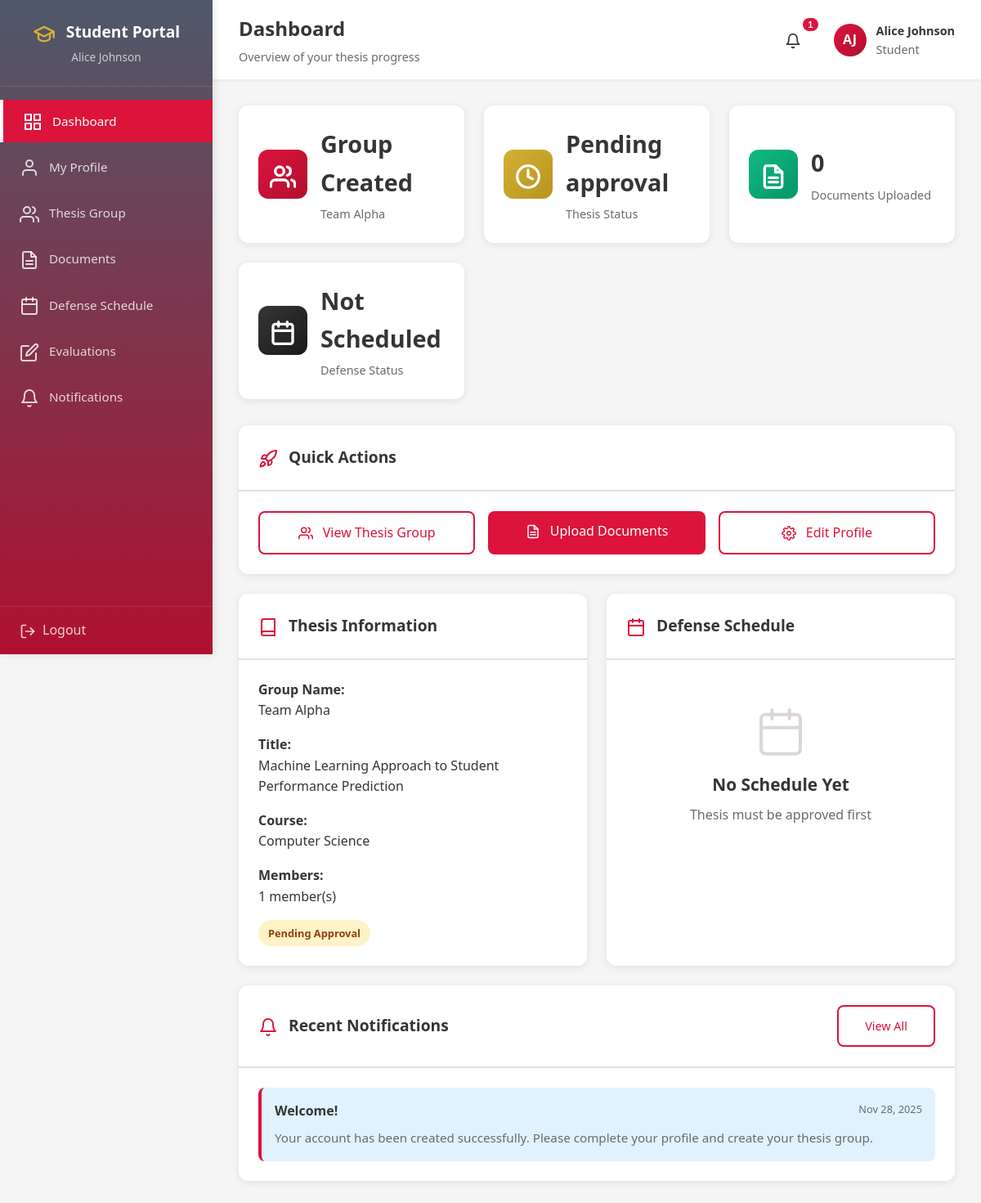
The app's page /student/dashboard.php (signed in) with its own data.
### tables this page shows
CREATE TABLE `thesis_groups` (
  `group_id` int(11) NOT NULL,
  `group_name` varchar(255) NOT NULL,
  `thesis_title` varchar(500) DEFAULT NULL,
  `abstract` text DEFAULT NULL,
  `course` varchar(100) DEFAULT NULL,
  `specialization` varchar(100) DEFAULT NULL,
  `status` enum('pending','pending_approval','approved','rejected','completed') DEFAULT 'pending',
  `created_by` int(11) NOT NULL,
  `approved_by` int(11) DEFAULT NULL,
  `approved_at` datetime DEFAULT NULL,
  `rejection_reason` text DEFAULT NULL,
  `created_at` datetime NOT NULL DEFAULT current_timestamp(),
  `updated_at` datetime DEFAULT NULL ON UPDATE current_timestamp()
);

CREATE TABLE `notifications` (
  `notification_id` int(11) NOT NULL,
  `user_id` int(11) NOT NULL,
  `title` varchar(255) NOT NULL,
  `message` text NOT NULL,
  `type` enum('general','schedule','evaluation','assignment','document') DEFAULT 'general',
  `is_read` tinyint(1) DEFAULT 0,
  `created_at` datetime NOT NULL DEFAULT current_timestamp()
);

### student/dashboard.php (the view, shortened to what this page needs)
<?php
require_once '../db_connect.php';
try {
    $group_stmt = $pdo->prepare("
        SELECT tg.*,
               COUNT(DISTINCT gm.member_id) as member_count,
               (SELECT COUNT(*) FROM thesis_documents WHERE group_id = tg.group_id) as document_count
        FROM thesis_groups tg
        INNER JOIN group_members gm ON tg.group_id = gm.group_id
        WHERE gm.user_id = ?
        GROUP BY tg.group_id
    ");
    $group_stmt->execute([$_SESSION['user_id']]);
    $thesis_group = $group_stmt->fetch();
} catch (PDOException $e) {
    error_log("Thesis Group Error: " . $e->getMessage());
    $thesis_group = null;
}
$defense_schedule = null;
if ($thesis_group) {
    try {
        $schedule_stmt = $pdo->prepare("
            SELECT ds.*, v.venue_name, v.building, v.room_number,
                   COUNT(DISTINCT pa.panelist_id) as panelist_count
            FROM defense_schedules ds
            LEFT JOIN venues v ON ds.venue_id = v.venue_id
            LEFT JOIN panel_assignments pa ON ds.schedule_id = pa.schedule_id
            WHERE ds.group_id = ? AND ds.status IN ('approved', 'completed')
            GROUP BY ds.schedule_id
            ORDER BY ds.defense_date DESC, ds.defense_time DESC
            LIMIT 1
        ");
        $schedule_stmt->execute([$thesis_group['group_id']]);
        $defense_schedule = $schedule_stmt->fetch();
    } catch (PDOException $e) {
        error_log("Schedule Error: " . $e->getMessage());
    }
}
try {
    $notif_stmt = $pdo->prepare("
        SELECT * FROM notifications
        WHERE user_id = ?
        ORDER BY created_at DESC
        LIMIT 5
    ");
    $notif_stmt->execute([$_SESSION['user_id']]);
    $notifications = $notif_stmt->fetchAll();
} catch (PDOException $e) {
    error_log("Notifications Error: " . $e->getMessage());
    $notifications = [];
}
$evaluation_summary = null;
?>
<!DOCTYPE html>
<html lang="en">
<head>
    <link rel="stylesheet" href="../assets/css/style.css">
    <link rel="stylesheet" href="../assets/css/dashboard.css">
    <link rel="stylesheet" href="../assets/css/icons.css">
</head>
<body>
    <div class="dashboard-wrapper">
        <?php include 'includes/sidebar.php'; ?>
        <div class="main-content">
            <?php include 'includes/topbar.php'; ?>
            <div class="dashboard-content">
                <div class="stats-grid">
                    <div class="stat-card">
                        <div class="stat-icon primary">
                        </div>
                        <div class="stat-info">
                            <h3><?php echo $thesis_group ? 'Group Created' : 'No Group'; ?></h3>
                            <p><?php echo $thesis_group ? htmlspecialchars($thesis_group['group_name']) : 'Create your thesis group'; ?></p>
                        </div>
                    </div>
                    <div class="stat-card">
                        <div class="stat-icon <?php echo $thesis_group && $thesis_group['status'] === 'approved' ? 'success' : 'warning'; ?>">
                        </div>
                        <div class="stat-info">
                            <h3><?php echo $thesis_group ? ucfirst(str_replace('_', ' ', $thesis_group['status'])) : 'No Status'; ?></h3>
                            <p>Thesis Status</p>
                        </div>
                    </div>
                    <div class="stat-card">
                        <div class="stat-icon success">
                        </div>
                        <div class="stat-info">
                            <h3><?php echo $thesis_group ? $thesis_group['document_count'] : '0'; ?></h3>
                            <p>Documents Uploaded</p>
                        </div>
                    </div>
                    <div class="stat-card">
                        <div class="stat-icon <?php echo $defense_schedule ? 'primary' : 'secondary'; ?>">
                        </div>
                        <div class="stat-info">
                            <h3><?php echo $defense_schedule ? 'Scheduled' : 'Not Scheduled'; ?></h3>
                            <p>Defense Status</p>
                        </div>
                    </div>
                </div>
                <div class="content-card">
                    <div class="card-header">
                        <h3>🚀 Quick Actions</h3>
                    </div>
                    <div class="card-body">
                        <div style="display: grid; grid-template-columns: repeat(auto-fit, minmax(200px, 1fr)); gap: 1rem;">
                            <?php if (!$thesis_group): ?>
                                <a href="thesis-group.php" class="btn btn-primary" style="text-align: center;">
                                    👥 Create Thesis Group
                                </a>
                            <?php else: ?>
                                <a href="thesis-group.php" class="btn btn-secondary" style="text-align: center;">
                                </a>
                                <a href="documents.php" class="btn btn-primary" style="text-align: center;">
                                </a>
                            <?php endif; ?>
                            <a href="profile.php" class="btn btn-secondary" style="text-align: center;">
                            </a>
                        </div>
                    </div>
                </div>
                <div style="display: grid; grid-template-columns: repeat(auto-fit, minmax(400px, 1fr)); gap: 1.5rem;">
                    <div class="content-card">
                        <div class="card-header">
                            <h3>📚 Thesis Information</h3>
                        </div>
                        <div class="card-body">
                            <?php if ($thesis_group): ?>
                                <div style="margin-bottom: 1rem;">
                                    <strong>Group Name:</strong>
                                    <p><?php echo htmlspecialchars($thesis_group['group_name']); ?></p>
                                </div>
                                <div style="margin-bottom: 1rem;">
                                    <strong>Title:</strong>
                                    <p><?php echo $thesis_group['thesis_title'] ? htmlspecialchars($thesis_group['thesis_title']) : '<em>Not set</em>'; ?></p>
                                </div>
                                <div style="margin-bottom: 1rem;">
                                    <strong>Course:</strong>
                                    <p><?php echo htmlspecialchars($thesis_group['course']); ?></p>
                                </div>
                                <div style="margin-bottom: 1rem;">
                                    <strong>Members:</strong>
                                    <p><?php echo $thesis_group['member_count']; ?> member(s)</p>
                                </div>
                                <div>
                                    <span class="badge badge-<?php
                                        echo $thesis_group['status'] === 'approved' ? 'success' :
                                             ($thesis_group['status'] === 'rejected' ? 'danger' : 'warning');
                                    ?>">
                                        <?php echo ucfirst(str_replace('_', ' ', $thesis_group['status'])); ?>
                                    </span>
                                </div>
                            <?php endif; ?>
                        </div>
                    </div>
                    <div class="content-card">
                        <div class="card-header">
                            <h3>📅 Defense Schedule</h3>
                        </div>
                        <div class="card-body">
                            <?php if ($defense_schedule): ?>
                                <div style="margin-bottom: 1rem;">
                                    <strong>Date:</strong>
                                    <p><?php echo date('F d, Y', strtotime($defense_schedule['defense_date'])); ?></p>
                                </div>
                                <div style="margin-bottom: 1rem;">
                                    <strong>Time:</strong>
                                    <p><?php echo date('h:i A', strtotime($defense_schedule['defense_time'])); ?></p>
                                </div>
                                <div style="margin-bottom: 1rem;">
                                    <strong>Venue:</strong>
                                    <p><?php echo htmlspecialchars($defense_schedule['venue_name']); ?><br>
                                    <small><?php echo htmlspecialchars($defense_schedule['building'] . ' - ' . $defense_schedule['room_number']); ?></small></p>
                                </div>
                                <div style="margin-bottom: 1rem;">
                                    <strong>Panelists:</strong>
                                    <p><?php echo $defense_schedule['panelist_count']; ?> assigned</p>
                                </div>
                                <div>
                                    <span class="badge badge-<?php echo $defense_schedule['status'] === 'completed' ? 'success' : 'primary'; ?>">
                                        <?php echo ucfirst($defense_schedule['status']); ?>
                                    </span>
                                </div>
                                <?php if ($evaluation_summary && $evaluation_summary['total_evaluations'] > 0): ?>
                                    <hr style="margin: 1rem 0;">
                                    <div>
                                        <strong>Evaluation Summary:</strong>
                                        <p>Average Score: <strong><?php echo number_format($evaluation_summary['average_score'], 2); ?></strong></p>
                                        <p style="font-size: 0.9rem;">
                                            ✅ Passed: <?php echo $evaluation_summary['passed_count']; ?> |
                                            ⚠️ Revisions: <?php echo $evaluation_summary['revision_count']; ?> |
                                            ❌ Failed: <?php echo $evaluation_summary['failed_count']; ?>
                                        </p>
                                        <a href="evaluation.php" class="btn btn-secondary" style="margin-top: 0.5rem; font-size: 0.9rem;">View Details</a>
                                    </div>
                                <?php endif; ?>
                            <?php else: ?>
                                <div class="empty-state" style="padding: 2rem 1rem;">
                                    <div class="icon">📅</div>
                                    <h3>No Schedule Yet</h3>
                                    <p><?php echo $thesis_group && $thesis_group['status'] === 'approved' ? 'Request a defense schedule' : 'Thesis must be approved first'; ?></p>
                                </div>
                            <?php endif; ?>
                        </div>
                    </div>
                </div>
                <div class="content-card">
                    <div class="card-header">
                        <h3>🔔 Recent Notifications</h3>
                        <a href="notifications.php" class="btn btn-secondary" style="font-size: 0.9rem;">View All</a>
                    </div>
                    <div class="card-body">
                        <?php if (!empty($notifications)): ?>
                            <div style="display: flex; flex-direction: column; gap: 1rem;">
                                <?php foreach ($notifications as $notif): ?>
                                    <div style="padding: 1rem; background: <?php echo $notif['is_read'] ? 'var(--bg-color)' : '#e0f2fe'; ?>; border-radius: 8px; border-left: 4px solid var(--primary-color);">
                                        <div style="display: flex; justify-content: space-between; align-items: start; margin-bottom: 0.5rem;">
                                            <strong style="color: var(--text-primary);"><?php echo htmlspecialchars($notif['title']); ?></strong>
                                            <span style="font-size: 0.8rem; color: var(--text-secondary);">
                                                <?php echo date('M d, Y', strtotime($notif['created_at'])); ?>
                                            </span>
                                        </div>
                                        <p style="margin: 0; color: var(--text-secondary); font-size: 0.95rem;">
                                            <?php echo htmlspecialchars($notif['message']); ?>
                                        </p>
                                    </div>
                                <?php endforeach; ?>
                            </div>
                        <?php endif; ?>
                    </div>
                </div>
            </div>
        </div>
    </div>
</body>
</html>

### records on screen
thesis_groups: group_name "Team Alpha", status "Pending approval", thesis_title "Machine Learning Approach to Student Performance Prediction", course "Computer Science", status "Pending Approval"
notifications: title "Welcome!", created_at "Nov 28, 2025", message "Your account has been created successfully. Please complete your profile and create your thesis group."

### other values on screen
$_SESSION['name'] "Alice Johnson"
$page_title "Dashboard"
$page_subtitle "Overview of your thesis progress"
$unread_count "1"
$initials "AJ"
$thesis_group['document_count'] "0"
$thesis_group['member_count'] "1"
